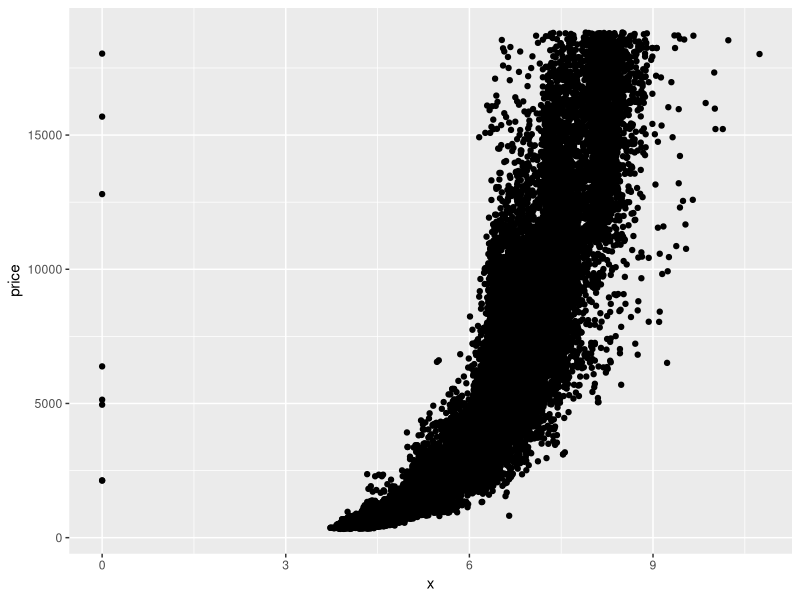
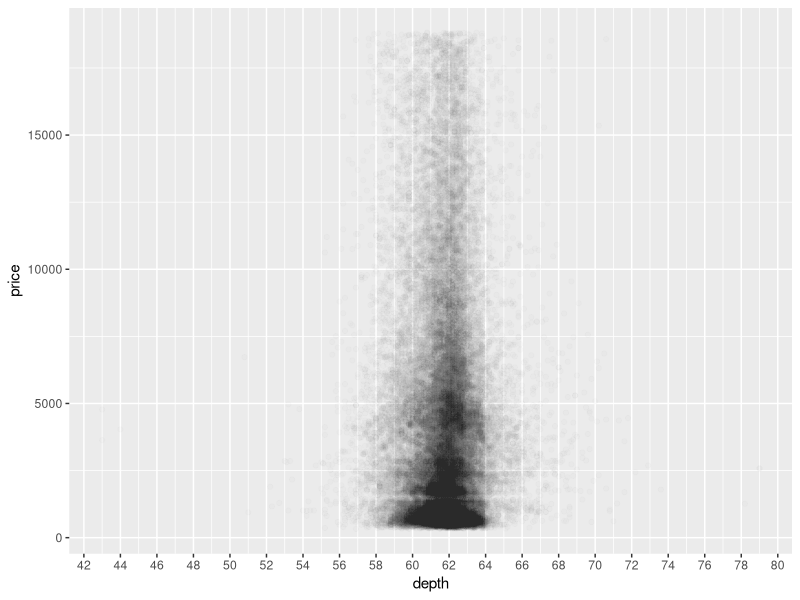
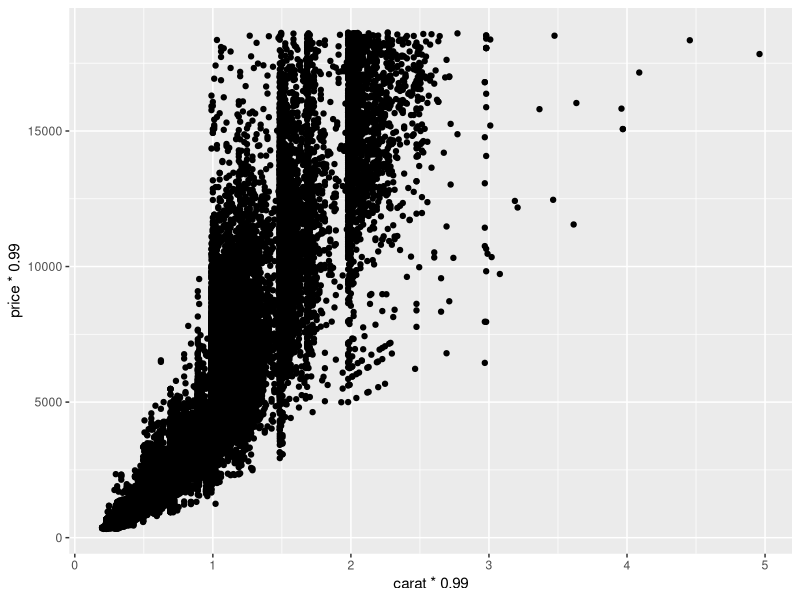
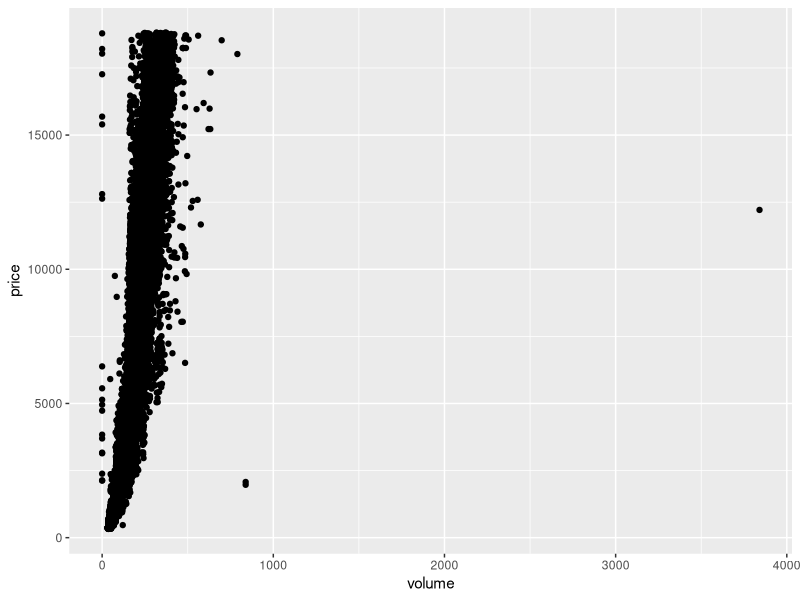
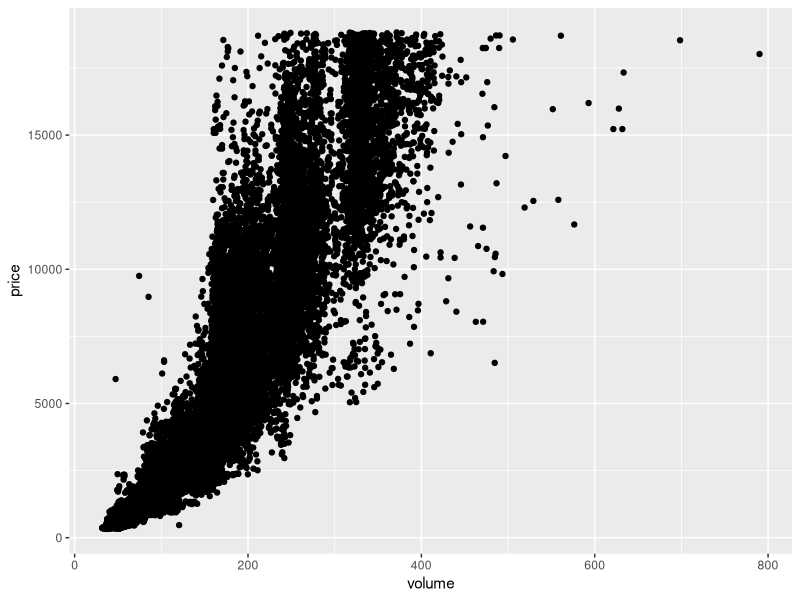

The R source for these figures, in order: (Note: this script raises an error after producing the figures.)
library(ggplot2)
data(diamonds)
summary(diamonds)

#Price vs X
ggplot(data = diamonds, aes(x = x, y = price)) +
  geom_point()

#Price vs Depth w/ Adjustments
ggplot(data = diamonds, aes(x = depth, y = price)) +
  geom_point(alpha = 1/100) + 
  scale_x_continuous(breaks = seq(0,80,2))

#Correlation of Depth vs Price
cor.test(diamonds$depth, diamonds$price)

#Carat vs Price
ggplot(data = diamonds, aes(x = carat *.99, y = price*.99)) +
  geom_point()

#Price vs Volume
diamonds$volume <- diamonds$x * diamonds$y * diamonds$z
ggplot(data = diamonds, aes(x = volume, y = price)) +
  geom_point()

#Correlation of Price vs Volume, with volume of 0 or greater than or equal to 800
volume_subset <- subset(diamonds, volume != 0 & volume <= 800)
cor(x = volume_subset$volume, y = volume_subset$price)

#Price vs Volume w/ Adjustments
ggplot(data = volume_subset, aes(x = volume, y = price)) +
  geom_point()

#Mean Price by Clarity
diamondsByClarity <- diamonds %>%
  group_by(clarity) %>%
  summarise(mean_price = mean(price),
            median_price = median(price),
            min_price = min(price, na.rm = FALSE),
            max_price = max(price, na.rm = FALSE),
            n = n()
            ) %>%
  arrange(clarity)

head(diamondsByClarity)

#Create 2 bar plots (diamonds_mp_by_clarity, diamonds_mp_by_color) and output image with grid.arrange()
library(gridExtra)
diamonds_by_clarity <- group_by(diamonds, clarity)
diamonds_mp_by_clarity <- summarise(diamonds_by_clarity, mean_price = mean(price))

diamonds_by_color <- group_by(diamonds, color)
diamonds_mp_by_color <- summarise(diamonds_by_color, mean_price = mean(price))

b1 <- ggplot(data = diamonds_mp_by_clarity, aes(x = clarity, y = mean_price)) +
  geom_bar(stat = 'identity') +
  ggtitle('Mean Price by Clarity')

b2 <- ggplot(data = diamonds_mp_by_color, aes(x = color, y = mean_price)) +
  geom_bar(stat = 'identity') +
  ggtitle('Mean Price by Color')

grid.arrange(b1, b2, ncol = 1)




